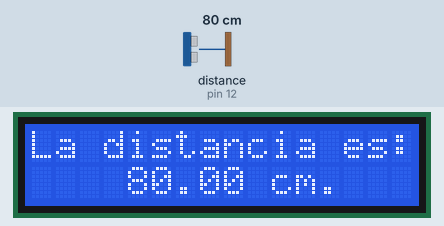
A sketch run on a simulated Arduino Mega 2560, built with avr-gcc and run on an emulated ATmega2560. Parts: 16×2 character LCD. The test bench sets the inputs (shaded band); at power-on: distance to the obstacle (sensor on pin 12) 80 cm. The echo pulse lasts 58.3 µs per cm.

Above: at 1.2 s.
1.3 s: distance to the obstacle (sensor on pin 12) set to 2 cm
At 2.1 s:
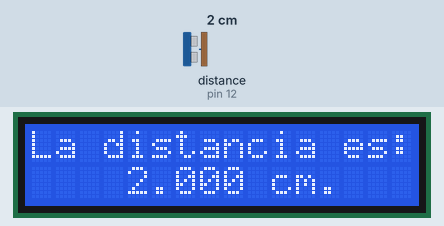
3.0 s: distance to the obstacle (sensor on pin 12) set to 4 cm
At 3.5 s:
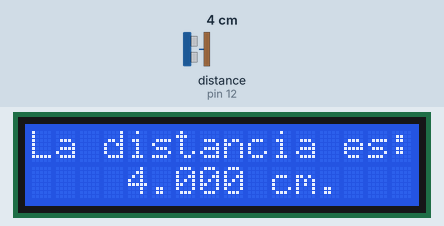
4.5 s: distance to the obstacle (sensor on pin 12) set to 9 cm
At 4.9 s:
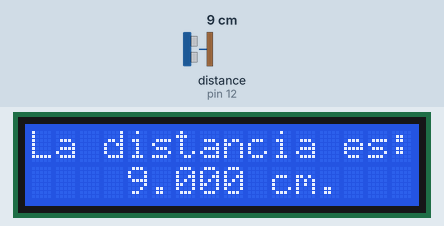
Timing chart, 0 to 7.5 s (numbered marks = the images above; inputs shaded):
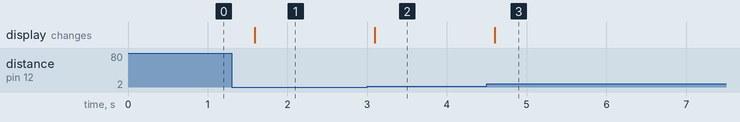

The sketch:

SensorProximidad.ino
```cpp
#include <HCSR04.h>
#include <LiquidCrystal.h>
LiquidCrystal lcd (30, 31, 32, 33, 34, 35);
UltraSonicDistanceSensor EntradaSensor(13, 12);  // 13 tri  12 echo

void setup () {
    lcd.begin(16, 2);
    lcd.setCursor(0, 0);
    lcd.print("La distancia es:");
}

void loop () {
    lcd.setCursor(4, 1);
    lcd.print(EntradaSensor.measureDistanceCm());
    lcd.setCursor(10, 1);
    lcd.print("cm.");
    delay(500);
}
```

Measured:
- after the input at 1.3 s, the display: changes after 0.29 s (image 1)
- after the input at 3.0 s, the display: changes after 0.09 s (image 2)
- after the input at 4.5 s, the display: changes after 0.10 s (image 3)
